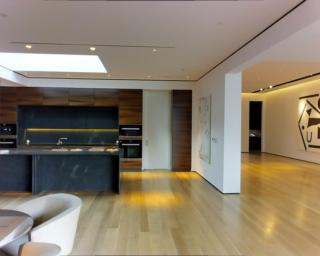
#> input picture report/batchsize_16_gradientloss/matterport/color/color_fzynW3qQPVF_23f90479f2cf4c60bc78cb3252fe64e8_d1_1.png, 320 x 256 px, found by its file name
$ python gradient.py   (older library calls are emulated)
#> lines starting #> are read from the running program, lines starting #| are printed output that depends on the picture
import cv2
import os

PATH = './report/batchsize_16_gradientloss/matterport/color'

OUT_PATH = './data_preparation/test'

img = cv2.imread(os.path.join(PATH, 'color_fzynW3qQPVF_23f90479f2cf4c60bc78cb3252fe64e8_d1_1.png'), cv2.IMREAD_GRAYSCALE)
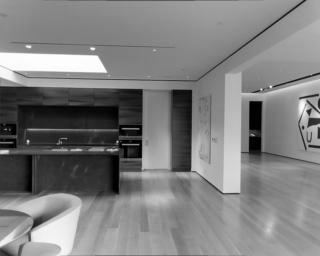
#> img: shape (256, 320); min 0, max 255, mean 127

sobelx = cv2.Sobel(img,cv2.CV_64F,1,0,ksize=3)
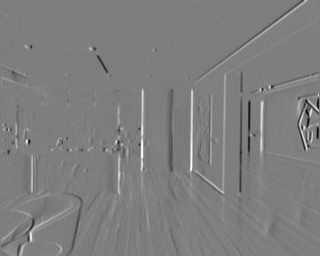
#> sobelx: shape (256, 320) float64; min -616, max 625, mean 0.8; drawn with min black and max white
sobely = cv2.Sobel(img,cv2.CV_64F,0,1,ksize=3)
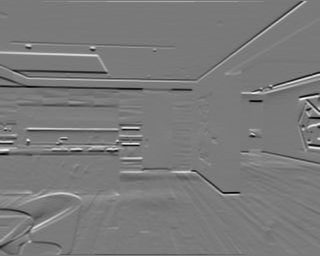
#> sobely: shape (256, 320) float64; min -604, max 653, mean 0.5; drawn with min black and max white


cv2.imwrite(os.path.join(OUT_PATH, 'color_sobelx.png'), sobelx)
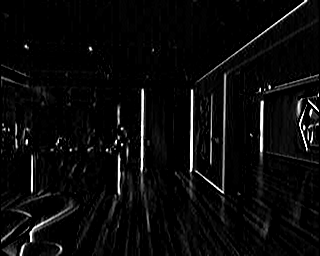
#> saved as color_sobelx.png: shape (256, 320); min 0, max 255, mean 10.5
cv2.imwrite(os.path.join(OUT_PATH, 'color_sobely.png'), sobely)
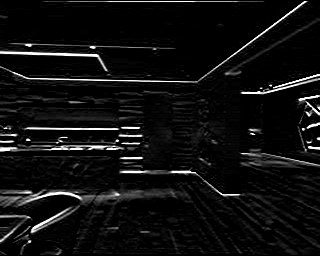
#> saved as color_sobely.png: shape (256, 320); min 0, max 255, mean 15.7

$ run again, with report/batchsize_16_gradientloss/matterport/color/color_5ZKStnWn8Zo_4c90d6eff5534ef5a18642fad9622e28_d1_2.png copied over report/batchsize_16_gradientloss/matterport/color/color_fzynW3qQPVF_23f90479f2cf4c60bc78cb3252fe64e8_d1_1.png
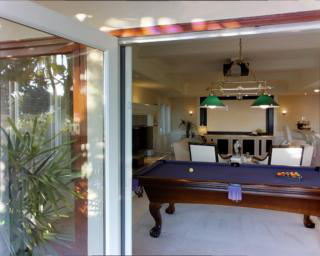
#> input picture report/batchsize_16_gradientloss/matterport/color/color_5ZKStnWn8Zo_4c90d6eff5534ef5a18642fad9622e28_d1_2.png, 320 x 256 px, found by its file name
#> `sobely = cv2.Sobel(img,cv2.CV_64F,0,1,ksize=3)`:
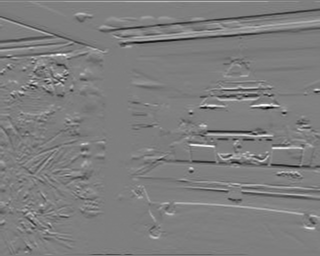
#> sobely: shape (256, 320) float64; min -751, max 766, mean -0.1; drawn with min black and max white
#> `cv2.imwrite(os.path.join(OUT_PATH, 'color_sobely.png'), sobely)`:
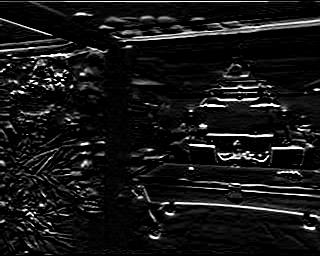
#> saved as color_sobely.png: shape (256, 320); min 0, max 255, mean 22.4

$ run again, with report/batchsize_16_gradientloss/matterport/color/color_UwV83HsGsw3_53abab7fbeff4b61842d457eff7406ce_d1_4.png copied over report/batchsize_16_gradientloss/matterport/color/color_fzynW3qQPVF_23f90479f2cf4c60bc78cb3252fe64e8_d1_1.png
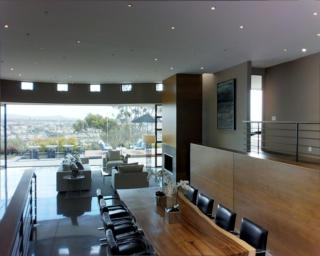
#> input picture report/batchsize_16_gradientloss/matterport/color/color_UwV83HsGsw3_53abab7fbeff4b61842d457eff7406ce_d1_4.png, 320 x 256 px, found by its file name
#> `sobely = cv2.Sobel(img,cv2.CV_64F,0,1,ksize=3)`:
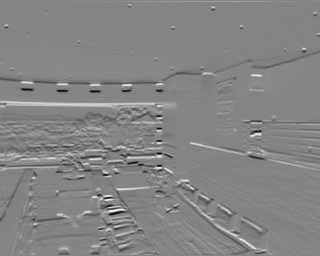
#> sobely: shape (256, 320) float64; min -811, max 748, mean -0.7; drawn with min black and max white
#> `cv2.imwrite(os.path.join(OUT_PATH, 'color_sobely.png'), sobely)`:
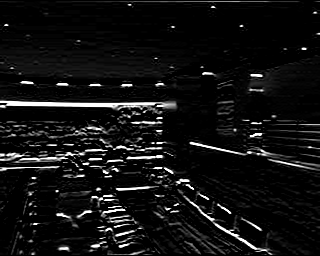
#> saved as color_sobely.png: shape (256, 320); min 0, max 255, mean 17.8

$ run again, with report/batchsize_16_gradientloss/matterport/color/color_fzynW3qQPVF_7f4f8df6c0de4998992a5f1951a1bb64_d1_3.png copied over report/batchsize_16_gradientloss/matterport/color/color_fzynW3qQPVF_23f90479f2cf4c60bc78cb3252fe64e8_d1_1.png
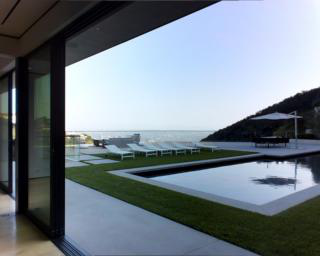
#> input picture report/batchsize_16_gradientloss/matterport/color/color_fzynW3qQPVF_7f4f8df6c0de4998992a5f1951a1bb64_d1_3.png, 320 x 256 px, found by its file name
#> `sobely = cv2.Sobel(img,cv2.CV_64F,0,1,ksize=3)`:
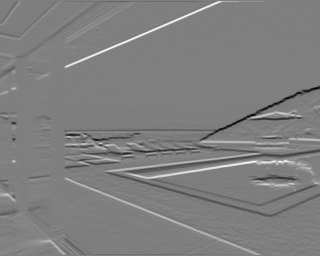
#> sobely: shape (256, 320) float64; min -790, max 789, mean 0.1; drawn with min black and max white
#> `cv2.imwrite(os.path.join(OUT_PATH, 'color_sobely.png'), sobely)`:
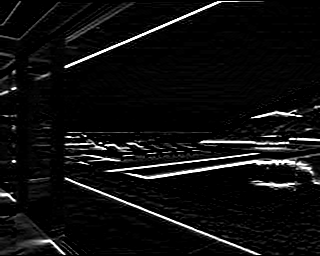
#> saved as color_sobely.png: shape (256, 320); min 0, max 255, mean 14.9
